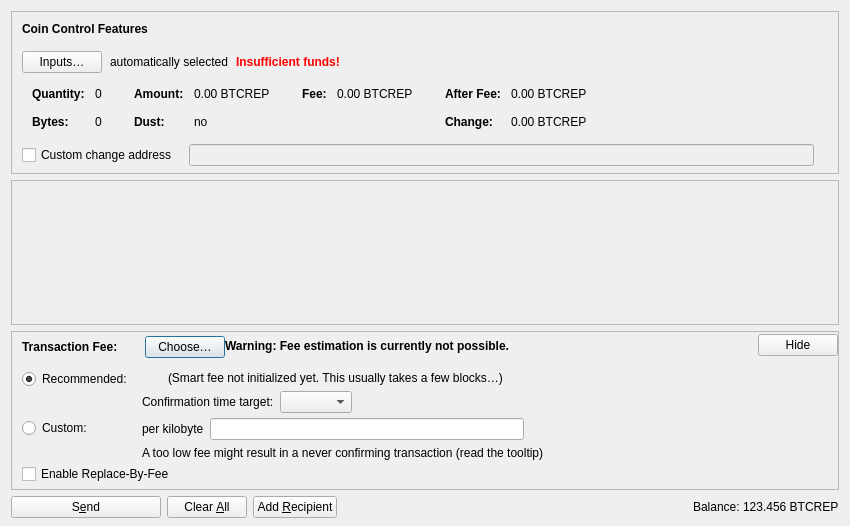
<?xml version="1.0" encoding="UTF-8"?>
<ui version="4.0">
 <class>SendCoinsDialog</class>
 <widget class="QDialog" name="SendCoinsDialog">
  <property name="geometry">
   <rect>
    <x>0</x>
    <y>0</y>
    <width>850</width>
    <height>526</height>
   </rect>
  </property>
  <property name="windowTitle">
   <string>Send Coins</string>
  </property>
  <layout class="QVBoxLayout" name="verticalLayout" stretch="0,1,0,0">
   <property name="bottomMargin">
    <number>8</number>
   </property>
   <item>
    <widget class="QFrame" name="frameCoinControl">
     <property name="sizePolicy">
      <sizepolicy hsizetype="Expanding" vsizetype="Expanding">
       <horstretch>0</horstretch>
       <verstretch>0</verstretch>
      </sizepolicy>
     </property>
     <property name="maximumSize">
      <size>
       <width>16777215</width>
       <height>16777215</height>
      </size>
     </property>
     <property name="frameShape">
      <enum>QFrame::StyledPanel</enum>
     </property>
     <property name="frameShadow">
      <enum>QFrame::Sunken</enum>
     </property>
     <layout class="QVBoxLayout" name="verticalLayoutCoinControl2">
      <property name="spacing">
       <number>0</number>
      </property>
      <property name="leftMargin">
       <number>0</number>
      </property>
      <property name="topMargin">
       <number>0</number>
      </property>
      <property name="rightMargin">
       <number>0</number>
      </property>
      <property name="bottomMargin">
       <number>6</number>
      </property>
      <item>
       <layout class="QVBoxLayout" name="verticalLayoutCoinControl" stretch="0,0,0,0,1">
        <property name="spacing">
         <number>0</number>
        </property>
        <property name="leftMargin">
         <number>10</number>
        </property>
        <property name="topMargin">
         <number>10</number>
        </property>
        <item>
         <layout class="QHBoxLayout" name="horizontalLayoutCoinControl1">
          <property name="bottomMargin">
           <number>15</number>
          </property>
          <item>
           <widget class="QLabel" name="labelCoinControlFeatures">
            <property name="sizePolicy">
             <sizepolicy hsizetype="Preferred" vsizetype="Maximum">
              <horstretch>0</horstretch>
              <verstretch>0</verstretch>
             </sizepolicy>
            </property>
            <property name="font">
             <font>
              <weight>75</weight>
              <bold>true</bold>
             </font>
            </property>
            <property name="styleSheet">
             <string notr="true">font-weight:bold;</string>
            </property>
            <property name="text">
             <string>Coin Control Features</string>
            </property>
           </widget>
          </item>
         </layout>
        </item>
        <item>
         <layout class="QHBoxLayout" name="horizontalLayoutCoinControl2" stretch="0,0,0,0">
          <property name="spacing">
           <number>8</number>
          </property>
          <property name="bottomMargin">
           <number>10</number>
          </property>
          <item>
           <widget class="QPushButton" name="pushButtonCoinControl">
            <property name="styleSheet">
             <string notr="true"/>
            </property>
            <property name="text">
             <string>Inputs…</string>
            </property>
            <property name="autoDefault">
             <bool>false</bool>
            </property>
           </widget>
          </item>
          <item>
           <widget class="QLabel" name="labelCoinControlAutomaticallySelected">
            <property name="text">
             <string>automatically selected</string>
            </property>
            <property name="margin">
             <number>5</number>
            </property>
           </widget>
          </item>
          <item>
           <widget class="QLabel" name="labelCoinControlInsuffFunds">
            <property name="font">
             <font>
              <weight>75</weight>
              <bold>true</bold>
             </font>
            </property>
            <property name="styleSheet">
             <string notr="true">color:red;font-weight:bold;</string>
            </property>
            <property name="text">
             <string>Insufficient funds!</string>
            </property>
            <property name="margin">
             <number>5</number>
            </property>
           </widget>
          </item>
          <item>
           <spacer name="horizontalSpacerCoinControl">
            <property name="orientation">
             <enum>Qt::Horizontal</enum>
            </property>
            <property name="sizeHint" stdset="0">
             <size>
              <width>40</width>
              <height>1</height>
             </size>
            </property>
           </spacer>
          </item>
         </layout>
        </item>
        <item>
         <widget class="QWidget" name="widgetCoinControl" native="true">
          <property name="sizePolicy">
           <sizepolicy hsizetype="Preferred" vsizetype="Preferred">
            <horstretch>0</horstretch>
            <verstretch>0</verstretch>
           </sizepolicy>
          </property>
          <property name="minimumSize">
           <size>
            <width>0</width>
            <height>0</height>
           </size>
          </property>
          <property name="styleSheet">
           <string notr="true"/>
          </property>
          <layout class="QHBoxLayout" name="horizontalLayoutCoinControl5">
           <property name="leftMargin">
            <number>0</number>
           </property>
           <property name="topMargin">
            <number>0</number>
           </property>
           <property name="rightMargin">
            <number>0</number>
           </property>
           <property name="bottomMargin">
            <number>0</number>
           </property>
           <item>
            <layout class="QHBoxLayout" name="horizontalLayoutCoinControl3" stretch="0,0,0,1">
             <property name="spacing">
              <number>20</number>
             </property>
             <property name="topMargin">
              <number>0</number>
             </property>
             <property name="bottomMargin">
              <number>10</number>
             </property>
             <item>
              <layout class="QFormLayout" name="formLayoutCoinControl1">
               <property name="horizontalSpacing">
                <number>10</number>
               </property>
               <property name="verticalSpacing">
                <number>14</number>
               </property>
               <property name="leftMargin">
                <number>10</number>
               </property>
               <property name="topMargin">
                <number>4</number>
               </property>
               <property name="rightMargin">
                <number>6</number>
               </property>
               <item row="0" column="0">
                <widget class="QLabel" name="labelCoinControlQuantityText">
                 <property name="font">
                  <font>
                   <weight>75</weight>
                   <bold>true</bold>
                  </font>
                 </property>
                 <property name="text">
                  <string>Quantity:</string>
                 </property>
                 <property name="margin">
                  <number>0</number>
                 </property>
                </widget>
               </item>
               <item row="0" column="1">
                <widget class="QLabel" name="labelCoinControlQuantity">
                 <property name="cursor">
                  <cursorShape>IBeamCursor</cursorShape>
                 </property>
                 <property name="contextMenuPolicy">
                  <enum>Qt::ActionsContextMenu</enum>
                 </property>
                 <property name="text">
                  <string notr="true">0</string>
                 </property>
                 <property name="margin">
                  <number>0</number>
                 </property>
                 <property name="textInteractionFlags">
                  <set>Qt::LinksAccessibleByMouse|Qt::TextSelectableByKeyboard|Qt::TextSelectableByMouse</set>
                 </property>
                </widget>
               </item>
               <item row="1" column="0">
                <widget class="QLabel" name="labelCoinControlBytesText">
                 <property name="font">
                  <font>
                   <weight>75</weight>
                   <bold>true</bold>
                  </font>
                 </property>
                 <property name="text">
                  <string>Bytes:</string>
                 </property>
                </widget>
               </item>
               <item row="1" column="1">
                <widget class="QLabel" name="labelCoinControlBytes">
                 <property name="cursor">
                  <cursorShape>IBeamCursor</cursorShape>
                 </property>
                 <property name="contextMenuPolicy">
                  <enum>Qt::ActionsContextMenu</enum>
                 </property>
                 <property name="text">
                  <string notr="true">0</string>
                 </property>
                 <property name="textInteractionFlags">
                  <set>Qt::LinksAccessibleByMouse|Qt::TextSelectableByKeyboard|Qt::TextSelectableByMouse</set>
                 </property>
                </widget>
               </item>
              </layout>
             </item>
             <item>
              <layout class="QFormLayout" name="formLayoutCoinControl2">
               <property name="horizontalSpacing">
                <number>10</number>
               </property>
               <property name="verticalSpacing">
                <number>14</number>
               </property>
               <property name="leftMargin">
                <number>6</number>
               </property>
               <property name="topMargin">
                <number>4</number>
               </property>
               <property name="rightMargin">
                <number>6</number>
               </property>
               <item row="0" column="0">
                <widget class="QLabel" name="labelCoinControlAmountText">
                 <property name="font">
                  <font>
                   <weight>75</weight>
                   <bold>true</bold>
                  </font>
                 </property>
                 <property name="text">
                  <string>Amount:</string>
                 </property>
                 <property name="margin">
                  <number>0</number>
                 </property>
                </widget>
               </item>
               <item row="0" column="1">
                <widget class="QLabel" name="labelCoinControlAmount">
                 <property name="cursor">
                  <cursorShape>IBeamCursor</cursorShape>
                 </property>
                 <property name="contextMenuPolicy">
                  <enum>Qt::ActionsContextMenu</enum>
                 </property>
                 <property name="text">
                  <string notr="true">0.00 BTCREP</string>
                 </property>
                 <property name="textInteractionFlags">
                  <set>Qt::LinksAccessibleByMouse|Qt::TextSelectableByKeyboard|Qt::TextSelectableByMouse</set>
                 </property>
                </widget>
               </item>
               <item row="1" column="0">
                <widget class="QLabel" name="labelCoinControlLowOutputText">
                 <property name="font">
                  <font>
                   <weight>75</weight>
                   <bold>true</bold>
                  </font>
                 </property>
                 <property name="text">
                  <string>Dust:</string>
                 </property>
                </widget>
               </item>
               <item row="1" column="1">
                <widget class="QLabel" name="labelCoinControlLowOutput">
                 <property name="cursor">
                  <cursorShape>IBeamCursor</cursorShape>
                 </property>
                 <property name="contextMenuPolicy">
                  <enum>Qt::ActionsContextMenu</enum>
                 </property>
                 <property name="text">
                  <string notr="true">no</string>
                 </property>
                 <property name="textInteractionFlags">
                  <set>Qt::LinksAccessibleByMouse|Qt::TextSelectableByKeyboard|Qt::TextSelectableByMouse</set>
                 </property>
                </widget>
               </item>
              </layout>
             </item>
             <item>
              <layout class="QFormLayout" name="formLayoutCoinControl3">
               <property name="horizontalSpacing">
                <number>10</number>
               </property>
               <property name="verticalSpacing">
                <number>14</number>
               </property>
               <property name="leftMargin">
                <number>6</number>
               </property>
               <property name="topMargin">
                <number>4</number>
               </property>
               <property name="rightMargin">
                <number>6</number>
               </property>
               <item row="0" column="0">
                <widget class="QLabel" name="labelCoinControlFeeText">
                 <property name="font">
                  <font>
                   <weight>75</weight>
                   <bold>true</bold>
                  </font>
                 </property>
                 <property name="text">
                  <string>Fee:</string>
                 </property>
                 <property name="margin">
                  <number>0</number>
                 </property>
                </widget>
               </item>
               <item row="0" column="1">
                <widget class="QLabel" name="labelCoinControlFee">
                 <property name="cursor">
                  <cursorShape>IBeamCursor</cursorShape>
                 </property>
                 <property name="contextMenuPolicy">
                  <enum>Qt::ActionsContextMenu</enum>
                 </property>
                 <property name="text">
                  <string notr="true">0.00 BTCREP</string>
                 </property>
                 <property name="textInteractionFlags">
                  <set>Qt::LinksAccessibleByMouse|Qt::TextSelectableByKeyboard|Qt::TextSelectableByMouse</set>
                 </property>
                </widget>
               </item>
              </layout>
             </item>
             <item>
              <layout class="QFormLayout" name="formLayoutCoinControl4">
               <property name="horizontalSpacing">
                <number>10</number>
               </property>
               <property name="verticalSpacing">
                <number>14</number>
               </property>
               <property name="leftMargin">
                <number>6</number>
               </property>
               <property name="topMargin">
                <number>4</number>
               </property>
               <property name="rightMargin">
                <number>6</number>
               </property>
               <item row="0" column="0">
                <widget class="QLabel" name="labelCoinControlAfterFeeText">
                 <property name="font">
                  <font>
                   <weight>75</weight>
                   <bold>true</bold>
                  </font>
                 </property>
                 <property name="text">
                  <string>After Fee:</string>
                 </property>
                 <property name="margin">
                  <number>0</number>
                 </property>
                </widget>
               </item>
               <item row="0" column="1">
                <widget class="QLabel" name="labelCoinControlAfterFee">
                 <property name="cursor">
                  <cursorShape>IBeamCursor</cursorShape>
                 </property>
                 <property name="contextMenuPolicy">
                  <enum>Qt::ActionsContextMenu</enum>
                 </property>
                 <property name="text">
                  <string notr="true">0.00 BTCREP</string>
                 </property>
                 <property name="textInteractionFlags">
                  <set>Qt::LinksAccessibleByMouse|Qt::TextSelectableByKeyboard|Qt::TextSelectableByMouse</set>
                 </property>
                </widget>
               </item>
               <item row="1" column="0">
                <widget class="QLabel" name="labelCoinControlChangeText">
                 <property name="font">
                  <font>
                   <weight>75</weight>
                   <bold>true</bold>
                  </font>
                 </property>
                 <property name="text">
                  <string>Change:</string>
                 </property>
                </widget>
               </item>
               <item row="1" column="1">
                <widget class="QLabel" name="labelCoinControlChange">
                 <property name="cursor">
                  <cursorShape>IBeamCursor</cursorShape>
                 </property>
                 <property name="contextMenuPolicy">
                  <enum>Qt::ActionsContextMenu</enum>
                 </property>
                 <property name="text">
                  <string notr="true">0.00 BTCREP</string>
                 </property>
                 <property name="textInteractionFlags">
                  <set>Qt::LinksAccessibleByMouse|Qt::TextSelectableByKeyboard|Qt::TextSelectableByMouse</set>
                 </property>
                </widget>
               </item>
              </layout>
             </item>
            </layout>
           </item>
          </layout>
         </widget>
        </item>
        <item>
         <layout class="QHBoxLayout" name="horizontalLayoutCoinControl4" stretch="0,0,0">
          <property name="spacing">
           <number>12</number>
          </property>
          <property name="sizeConstraint">
           <enum>QLayout::SetDefaultConstraint</enum>
          </property>
          <property name="topMargin">
           <number>5</number>
          </property>
          <property name="rightMargin">
           <number>5</number>
          </property>
          <item>
           <widget class="QCheckBox" name="checkBoxCoinControlChange">
            <property name="toolTip">
             <string>If this is activated, but the change address is empty or invalid, change will be sent to a newly generated address.</string>
            </property>
            <property name="text">
             <string>Custom change address</string>
            </property>
           </widget>
          </item>
          <item>
           <widget class="QValidatedLineEdit" name="lineEditCoinControlChange">
            <property name="enabled">
             <bool>false</bool>
            </property>
            <property name="sizePolicy">
             <sizepolicy hsizetype="Expanding" vsizetype="Fixed">
              <horstretch>0</horstretch>
              <verstretch>0</verstretch>
             </sizepolicy>
            </property>
           </widget>
          </item>
          <item>
           <widget class="QLabel" name="labelCoinControlChangeLabel">
            <property name="sizePolicy">
             <sizepolicy hsizetype="Preferred" vsizetype="Expanding">
              <horstretch>0</horstretch>
              <verstretch>0</verstretch>
             </sizepolicy>
            </property>
            <property name="minimumSize">
             <size>
              <width>0</width>
              <height>0</height>
             </size>
            </property>
            <property name="text">
             <string/>
            </property>
            <property name="margin">
             <number>3</number>
            </property>
           </widget>
          </item>
         </layout>
        </item>
        <item>
         <spacer name="verticalSpacerCoinControl">
          <property name="orientation">
           <enum>Qt::Vertical</enum>
          </property>
          <property name="sizeHint" stdset="0">
           <size>
            <width>800</width>
            <height>1</height>
           </size>
          </property>
         </spacer>
        </item>
       </layout>
      </item>
     </layout>
    </widget>
   </item>
   <item>
    <widget class="QScrollArea" name="scrollArea">
     <property name="widgetResizable">
      <bool>true</bool>
     </property>
     <widget class="QWidget" name="scrollAreaWidgetContents">
      <property name="geometry">
       <rect>
        <x>0</x>
        <y>0</y>
        <width>830</width>
        <height>104</height>
       </rect>
      </property>
      <layout class="QVBoxLayout" name="verticalLayout_2" stretch="0,1">
       <property name="leftMargin">
        <number>0</number>
       </property>
       <property name="topMargin">
        <number>0</number>
       </property>
       <property name="rightMargin">
        <number>0</number>
       </property>
       <property name="bottomMargin">
        <number>0</number>
       </property>
       <item>
        <layout class="QVBoxLayout" name="entries">
         <property name="spacing">
          <number>6</number>
         </property>
        </layout>
       </item>
       <item>
        <spacer name="verticalSpacer">
         <property name="orientation">
          <enum>Qt::Vertical</enum>
         </property>
         <property name="sizeHint" stdset="0">
          <size>
           <width>20</width>
           <height>40</height>
          </size>
         </property>
        </spacer>
       </item>
      </layout>
     </widget>
    </widget>
   </item>
   <item>
    <widget class="QFrame" name="frameFee">
     <property name="sizePolicy">
      <sizepolicy hsizetype="Expanding" vsizetype="Expanding">
       <horstretch>0</horstretch>
       <verstretch>0</verstretch>
      </sizepolicy>
     </property>
     <property name="maximumSize">
      <size>
       <width>16777215</width>
       <height>16777215</height>
      </size>
     </property>
     <property name="frameShape">
      <enum>QFrame::StyledPanel</enum>
     </property>
     <property name="frameShadow">
      <enum>QFrame::Sunken</enum>
     </property>
     <layout class="QVBoxLayout" name="verticalLayoutFee1">
      <property name="spacing">
       <number>0</number>
      </property>
      <property name="leftMargin">
       <number>0</number>
      </property>
      <property name="topMargin">
       <number>0</number>
      </property>
      <property name="rightMargin">
       <number>0</number>
      </property>
      <property name="bottomMargin">
       <number>0</number>
      </property>
      <item>
       <layout class="QVBoxLayout" name="verticalLayoutFee2" stretch="0,0,0">
        <property name="spacing">
         <number>0</number>
        </property>
        <property name="leftMargin">
         <number>10</number>
        </property>
        <property name="topMargin">
         <number>0</number>
        </property>
        <item>
         <layout class="QHBoxLayout" name="horizontalLayoutFee1">
          <property name="bottomMargin">
           <number>0</number>
          </property>
          <item>
           <layout class="QVBoxLayout" name="verticalLayoutFee7">
            <property name="spacing">
             <number>0</number>
            </property>
            <item>
             <spacer name="verticalSpacerSmartFee">
              <property name="orientation">
               <enum>Qt::Vertical</enum>
              </property>
              <property name="sizeType">
               <enum>QSizePolicy::Fixed</enum>
              </property>
              <property name="sizeHint" stdset="0">
               <size>
                <width>1</width>
                <height>4</height>
               </size>
              </property>
             </spacer>
            </item>
            <item>
             <layout class="QHBoxLayout" name="horizontalLayoutSmartFee">
              <property name="spacing">
               <number>10</number>
              </property>
              <item>
               <widget class="QLabel" name="labelFeeHeadline">
                <property name="sizePolicy">
                 <sizepolicy hsizetype="Preferred" vsizetype="Maximum">
                  <horstretch>0</horstretch>
                  <verstretch>0</verstretch>
                 </sizepolicy>
                </property>
                <property name="font">
                 <font>
                  <weight>75</weight>
                  <bold>true</bold>
                 </font>
                </property>
                <property name="styleSheet">
                 <string notr="true">font-weight:bold;</string>
                </property>
                <property name="text">
                 <string>Transaction Fee:</string>
                </property>
               </widget>
              </item>
              <item>
               <widget class="QLabel" name="labelFeeMinimized">
                <property name="text">
                 <string/>
                </property>
               </widget>
              </item>
              <item>
               <widget class="QPushButton" name="buttonChooseFee">
                <property name="text">
                 <string>Choose…</string>
                </property>
               </widget>
              </item>
             </layout>
            </item>
            <item>
             <spacer name="verticalSpacer_5">
              <property name="orientation">
               <enum>Qt::Vertical</enum>
              </property>
              <property name="sizeHint" stdset="0">
               <size>
                <width>1</width>
                <height>1</height>
               </size>
              </property>
             </spacer>
            </item>
           </layout>
          </item>
          <item>
           <widget class="QLabel" name="fallbackFeeWarningLabel">
            <property name="toolTip">
             <string>Using the fallbackfee can result in sending a transaction that will take several hours or days (or never) to confirm. Consider choosing your fee manually or wait until you have validated the complete chain.</string>
            </property>
            <property name="font">
            <font>
                <weight>75</weight>
                <bold>true</bold>
            </font>
            </property>
            <property name="text">
             <string>Warning: Fee estimation is currently not possible.</string>
            </property>
            <property name="wordWrap">
             <bool>false</bool>
            </property>
           </widget>
          </item>
          <item>
           <spacer name="horizontalSpacer_4">
            <property name="orientation">
             <enum>Qt::Horizontal</enum>
            </property>
            <property name="sizeType">
             <enum>QSizePolicy::MinimumExpanding</enum>
            </property>
            <property name="sizeHint" stdset="0">
             <size>
              <width>40</width>
              <height>20</height>
             </size>
            </property>
           </spacer>
          </item>
          <item>
           <widget class="QPushButton" name="buttonMinimizeFee">
            <property name="toolTip">
             <string>Hide transaction fee settings</string>
            </property>
            <property name="text">
             <string>Hide</string>
            </property>
           </widget>
          </item>
         </layout>
        </item>
        <item>
         <widget class="QFrame" name="frameFeeSelection">
          <layout class="QVBoxLayout" name="verticalLayoutFee12">
           <property name="spacing">
            <number>0</number>
           </property>
           <property name="leftMargin">
            <number>0</number>
           </property>
           <property name="topMargin">
            <number>0</number>
           </property>
           <property name="rightMargin">
            <number>0</number>
           </property>
           <property name="bottomMargin">
            <number>0</number>
           </property>
           <item>
            <layout class="QGridLayout" name="gridLayoutFee">
             <property name="topMargin">
              <number>10</number>
             </property>
             <property name="bottomMargin">
              <number>4</number>
             </property>
             <property name="horizontalSpacing">
              <number>10</number>
             </property>
             <property name="verticalSpacing">
              <number>4</number>
             </property>
             <item row="1" column="1">
              <layout class="QVBoxLayout" name="verticalLayoutFee8">
               <property name="spacing">
                <number>6</number>
               </property>
               <item>
                <layout class="QHBoxLayout" name="horizontalLayoutFee13">
                 <item>
                  <widget class="QLabel" name="labelCustomPerKilobyte">
                   <property name="toolTip">
                    <string>Specify a custom fee per kB (1,000 bytes) of the transaction's virtual size.

Note:  Since the fee is calculated on a per-byte basis, a fee rate of "100 satoshis per kvB" for a transaction size of 500 virtual bytes (half of 1 kvB) would ultimately yield a fee of only 50 satoshis.</string>
                   </property>
                   <property name="text">
                    <string>per kilobyte</string>
                   </property>
                  </widget>
                 </item>
                 <item>
                  <widget class="BitcoinRepublicAmountField" name="customFee"/>
                 </item>
                 <item>
                  <spacer name="horizontalSpacer_6">
                   <property name="orientation">
                    <enum>Qt::Horizontal</enum>
                   </property>
                   <property name="sizeHint" stdset="0">
                    <size>
                     <width>1</width>
                     <height>1</height>
                    </size>
                   </property>
                  </spacer>
                 </item>
                </layout>
               </item>
               <item>
                <layout class="QHBoxLayout" name="horizontalLayoutFee8">
                 <item>
                  <widget class="QLabel" name="labelCustomFeeWarning">
                   <property name="enabled">
                    <bool>true</bool>
                   </property>
                   <property name="toolTip">
                    <string>When there is less transaction volume than space in the blocks, miners as well as relaying nodes may enforce a minimum fee. Paying only this minimum fee is just fine, but be aware that this can result in a never confirming transaction once there is more demand for bitcoinrepublic transactions than the network can process.</string>
                   </property>
                   <property name="text">
                    <string>A too low fee might result in a never confirming transaction (read the tooltip)</string>
                   </property>
                  </widget>
                 </item>
                 <item>
                  <spacer name="horizontalSpacer_2">
                   <property name="orientation">
                    <enum>Qt::Horizontal</enum>
                   </property>
                   <property name="sizeHint" stdset="0">
                    <size>
                     <width>1</width>
                     <height>1</height>
                    </size>
                   </property>
                  </spacer>
                 </item>
                </layout>
               </item>
              </layout>
             </item>
             <item row="0" column="0">
              <layout class="QVBoxLayout" name="verticalLayoutFee4" stretch="0,1">
               <item>
                <widget class="QRadioButton" name="radioSmartFee">
                 <property name="text">
                  <string>Recommended:</string>
                 </property>
                 <property name="checked">
                  <bool>true</bool>
                 </property>
                 <attribute name="buttonGroup">
                  <string notr="true">groupFee</string>
                 </attribute>
                </widget>
               </item>
               <item>
                <spacer name="verticalSpacer_2">
                 <property name="orientation">
                  <enum>Qt::Vertical</enum>
                 </property>
                 <property name="sizeHint" stdset="0">
                  <size>
                   <width>1</width>
                   <height>1</height>
                  </size>
                 </property>
                </spacer>
               </item>
              </layout>
             </item>
             <item row="1" column="0">
              <layout class="QVBoxLayout" name="verticalLayoutFee9" stretch="0,1">
               <item>
                <widget class="QRadioButton" name="radioCustomFee">
                 <property name="text">
                  <string>Custom:</string>
                 </property>
                 <attribute name="buttonGroup">
                  <string notr="true">groupFee</string>
                 </attribute>
                </widget>
               </item>
               <item>
                <spacer name="verticalSpacer_6">
                 <property name="orientation">
                  <enum>Qt::Vertical</enum>
                 </property>
                 <property name="sizeHint" stdset="0">
                  <size>
                   <width>1</width>
                   <height>1</height>
                  </size>
                 </property>
                </spacer>
               </item>
              </layout>
             </item>
             <item row="0" column="1">
              <layout class="QVBoxLayout" name="verticalLayoutFee3" stretch="0,0,1">
               <property name="spacing">
                <number>6</number>
               </property>
               <property name="topMargin">
                <number>2</number>
               </property>
               <item>
                <layout class="QHBoxLayout" name="horizontalLayoutFee12">
                 <item>
                  <widget class="QLabel" name="labelSmartFee">
                   <property name="text">
                    <string/>
                   </property>
                  </widget>
                 </item>
                 <item>
                  <widget class="QLabel" name="labelFeeEstimation">
                   <property name="text">
                    <string/>
                   </property>
                  </widget>
                 </item>
                 <item>
                  <widget class="QLabel" name="labelSmartFee2">
                   <property name="text">
                    <string>(Smart fee not initialized yet. This usually takes a few blocks…)</string>
                   </property>
                  </widget>
                 </item>
                 <item>
                  <spacer name="horizontalSpacer_5">
                   <property name="orientation">
                    <enum>Qt::Horizontal</enum>
                   </property>
                   <property name="sizeHint" stdset="0">
                    <size>
                     <width>1</width>
                     <height>1</height>
                    </size>
                   </property>
                  </spacer>
                 </item>
                </layout>
               </item>
               <item>
                <layout class="QHBoxLayout" name="horizontalLayoutFee9">
                 <item>
                  <layout class="QVBoxLayout" name="verticalLayoutFee6">
                   <item>
                    <widget class="QLabel" name="labelSmartFee3">
                     <property name="text">
                      <string>Confirmation time target:</string>
                     </property>
                    </widget>
                   </item>
                  </layout>
                 </item>
                 <item>
                  <layout class="QVBoxLayout" name="verticalLayoutFee5">
                   <property name="rightMargin">
                    <number>30</number>
                   </property>
                   <item>
                    <layout class="QHBoxLayout" name="horizontalLayoutConfTarget">
                     <property name="bottomMargin">
                      <number>0</number>
                     </property>
                     <item>
                      <widget class="QComboBox" name="confTargetSelector"/>
                     </item>
                     <item>
                      <spacer name="horizontalSpacerConfTarget">
                       <property name="orientation">
                        <enum>Qt::Horizontal</enum>
                       </property>
                       <property name="sizeHint" stdset="0">
                        <size>
                         <width>40</width>
                         <height>20</height>
                        </size>
                       </property>
                      </spacer>
                     </item>
                    </layout>
                   </item>
                  </layout>
                 </item>
                </layout>
               </item>
               <item>
                <spacer name="verticalSpacer_4">
                 <property name="orientation">
                  <enum>Qt::Vertical</enum>
                 </property>
                 <property name="sizeHint" stdset="0">
                  <size>
                   <width>1</width>
                   <height>1</height>
                  </size>
                 </property>
                </spacer>
               </item>
              </layout>
             </item>
            </layout>
           </item>
           <item>
            <widget class="QCheckBox" name="optInRBF">
             <property name="text">
              <string>Enable Replace-By-Fee</string>
             </property>
             <property name="toolTip">
              <string>With Replace-By-Fee (BIP-125) you can increase a transaction's fee after it is sent. Without this, a higher fee may be recommended to compensate for increased transaction delay risk.</string>
             </property>
            </widget>
           </item>
          </layout>
         </widget>
        </item>
        <item>
         <spacer name="verticalSpacerFee">
          <property name="orientation">
           <enum>Qt::Vertical</enum>
          </property>
          <property name="sizeHint" stdset="0">
           <size>
            <width>40</width>
            <height>5</height>
           </size>
          </property>
         </spacer>
        </item>
       </layout>
      </item>
     </layout>
    </widget>
   </item>
   <item>
    <layout class="QHBoxLayout" name="horizontalLayout">
     <item>
      <widget class="QPushButton" name="sendButton">
       <property name="minimumSize">
        <size>
         <width>150</width>
         <height>0</height>
        </size>
       </property>
       <property name="toolTip">
        <string>Confirm the send action</string>
       </property>
       <property name="text">
        <string>S&amp;end</string>
       </property>
       <property name="icon">
        <iconset resource="../bitcoinrepublic.qrc">
         <normaloff>:/icons/send</normaloff>:/icons/send</iconset>
       </property>
       <property name="autoDefault">
        <bool>false</bool>
       </property>
       <property name="default">
        <bool>false</bool>
       </property>
      </widget>
     </item>
     <item>
      <widget class="QPushButton" name="clearButton">
       <property name="sizePolicy">
        <sizepolicy hsizetype="Minimum" vsizetype="Fixed">
         <horstretch>0</horstretch>
         <verstretch>0</verstretch>
        </sizepolicy>
       </property>
       <property name="toolTip">
        <string>Clear all fields of the form.</string>
       </property>
       <property name="text">
        <string>Clear &amp;All</string>
       </property>
       <property name="icon">
        <iconset resource="../bitcoinrepublic.qrc">
         <normaloff>:/icons/remove</normaloff>:/icons/remove</iconset>
       </property>
       <property name="autoDefault">
        <bool>false</bool>
       </property>
      </widget>
     </item>
     <item>
      <widget class="QPushButton" name="addButton">
       <property name="toolTip">
        <string>Send to multiple recipients at once</string>
       </property>
       <property name="text">
        <string>Add &amp;Recipient</string>
       </property>
       <property name="icon">
        <iconset resource="../bitcoinrepublic.qrc">
         <normaloff>:/icons/add</normaloff>:/icons/add</iconset>
       </property>
       <property name="autoDefault">
        <bool>false</bool>
       </property>
      </widget>
     </item>
     <item>
      <spacer name="horizontalSpacer">
       <property name="orientation">
        <enum>Qt::Horizontal</enum>
       </property>
       <property name="sizeHint" stdset="0">
        <size>
         <width>40</width>
         <height>20</height>
        </size>
       </property>
      </spacer>
     </item>
     <item>
      <layout class="QHBoxLayout" name="horizontalLayout_2">
       <property name="spacing">
        <number>3</number>
       </property>
       <item>
        <widget class="QLabel" name="labelBalanceName">
         <property name="sizePolicy">
          <sizepolicy hsizetype="Preferred" vsizetype="Fixed">
           <horstretch>0</horstretch>
           <verstretch>0</verstretch>
          </sizepolicy>
         </property>
         <property name="text">
          <string>Balance:</string>
         </property>
        </widget>
       </item>
       <item>
        <widget class="QLabel" name="labelBalance">
         <property name="sizePolicy">
          <sizepolicy hsizetype="Preferred" vsizetype="Fixed">
           <horstretch>0</horstretch>
           <verstretch>0</verstretch>
          </sizepolicy>
         </property>
         <property name="cursor">
          <cursorShape>IBeamCursor</cursorShape>
         </property>
         <property name="text">
          <string notr="true">123.456 BTCREP</string>
         </property>
         <property name="textInteractionFlags">
          <set>Qt::LinksAccessibleByMouse|Qt::TextSelectableByKeyboard|Qt::TextSelectableByMouse</set>
         </property>
        </widget>
       </item>
      </layout>
     </item>
    </layout>
   </item>
  </layout>
 </widget>
 <customwidgets>
  <customwidget>
   <class>QValidatedLineEdit</class>
   <extends>QLineEdit</extends>
   <header>qt/qvalidatedlineedit.h</header>
  </customwidget>
  <customwidget>
   <class>BitcoinRepublicAmountField</class>
   <extends>QLineEdit</extends>
   <header>qt/bitcoinrepublicamountfield.h</header>
   <container>1</container>
  </customwidget>
 </customwidgets>
 <resources>
  <include location="../bitcoinrepublic.qrc"/>
 </resources>
 <connections/>
 <buttongroups>
  <buttongroup name="groupFee"/>
 </buttongroups>
</ui>
